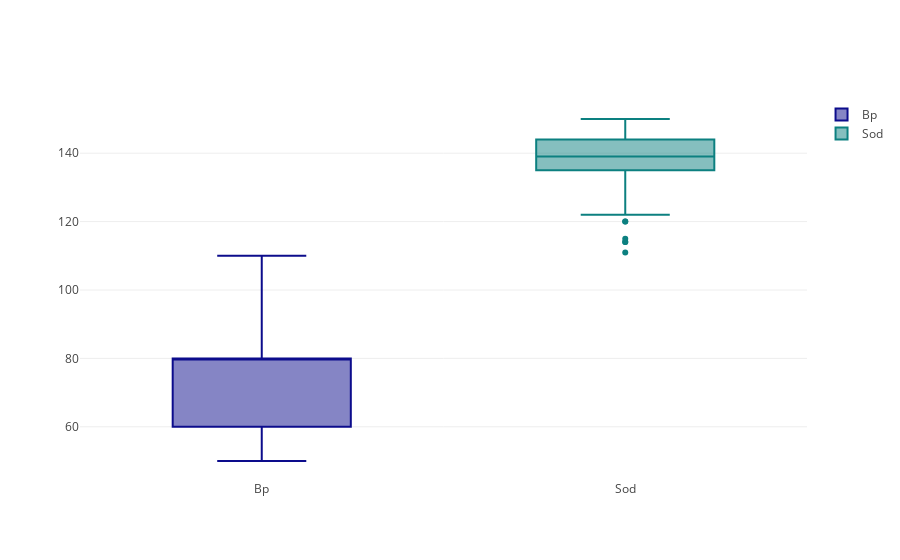

The code cell stored with this chart in its notebook:
### Code cell
trace0 = go.Box(
    y=report.bp,
    name = 'Bp',
    marker = dict(
        color = 'rgb(12, 12, 140)',
    )
)
trace1 = go.Box(
    y=report.sod,
    name = 'Sod',
    marker = dict(
        color = 'rgb(12, 128, 128)',
    )
)
data = [trace0, trace1]
iplot(data)

### Figure 1 — Plotly figure (JSON) as saved in the notebook; plotly's stock layout.template omitted (floating-point values rounded to 4 significant figures; data arrays with more than 128 entries replaced by an {"elided": "..."} marker saying what was removed)
{"data": [{"marker": {"color": "rgb(12, 12, 140)"}, "name": "Bp", "type": "box", "uid": "42ed8b07-18fc-46b5-b879-f3d5486c42ea", "y": {"elided": "158 int values"}}, {"marker": {"color": "rgb(12, 128, 128)"}, "name": "Sod", "type": "box", "uid": "f3931501-2d2d-45e8-b27d-38114b2290d0", "y": {"elided": "158 int values"}}], "layout": {}}
